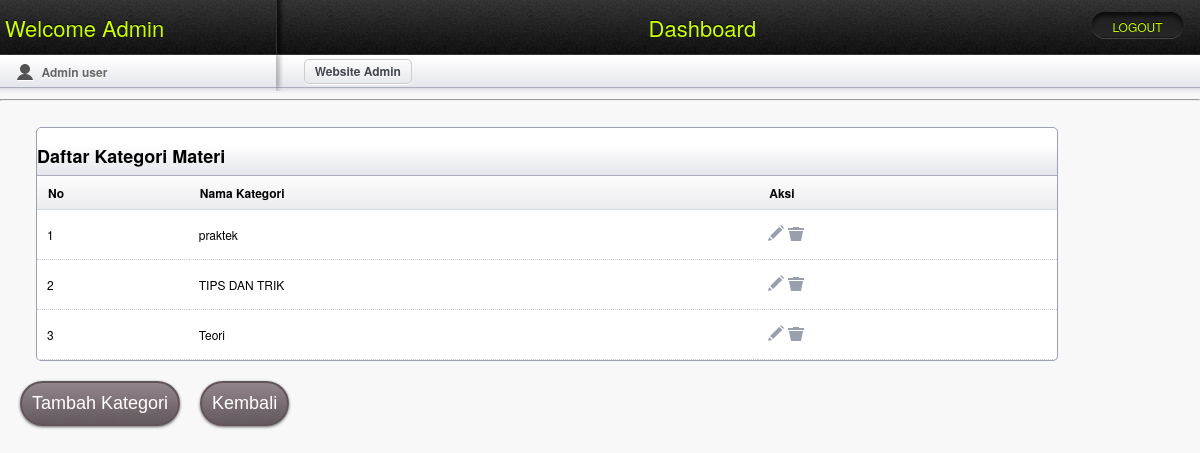
/admin/act_kategori.php, run on the app's committed database.
### tables this page shows
CREATE TABLE IF NOT EXISTS `category` (
  `id` int(11) NOT NULL auto_increment,
  `category` varchar(30) NOT NULL,
  PRIMARY KEY  (`id`)
);

### admin/act_kategori.php (the view, shortened to what this page needs)
<!doctype html>
<html lang="en">
<head>
	<link rel="stylesheet" href="css/layout.css" type="text/css" media="screen" />
</head>
<body>
	<header id="header">
		<hgroup>
			<h1 class="site_title"><a href="admin.php">Welcome Admin</a></h1>
			<h2 class="section_title">Dashboard</h2><div class="btn_view_site"><a href="../logout.php">LOGOUT</a></div>
		</hgroup>
	</header>
	<section id="secondary_bar">
		<div class="user">
			<p>Admin user</p>
		</div>
		<div class="breadcrumbs_container">
			<article class="breadcrumbs"><a href="#">Website Admin</a></article>
		</div>
	</section>
	<aside class="column">
		<hr/>
<?php
	switch($_GET['do']){
	default: ?>
		<article class="module width_3_quarter">
		<header><h2 class="tabs_involved">Daftar Kategori Materi</h2></header>
		<div id="tab1" class="tab_content" style="display: block;">
		<table class="tablesorter" cellspacing="0">
		<thead>
		<tr><th class="header">No</th><th class="header">Nama Kategori</th><th class="header">Aksi</th></tr></thead>
		<tbody>
	<?php
		$sql = mysql_query("SELECT *FROM category ORDER BY id DESC");
		$no = 1;
		while ($r=mysql_fetch_array($sql)){ ?>
		<tr><td><?php echo $no; ?></td>
			<td><?php echo $r['category']; ?></td>
			<td><a href="?act=category&do=editkategori&id=<?php echo $r['id']; ?>"><img src="images/icn_edit.png" /></a>
				<a href="aksi.php?act=category&domateri=hapus&id=<?php echo $r['id']; ?>"><img src="images/icn_trash.png" /></a>
			</td>
		</tr>
		<?php $no++; } ?>
		</tbody>
	</table>
	</div>
	</article><br class="clear" />
			<input class="button" type="button" align="left"value="Tambah Kategori" onClick=location.href="?act=category&do=addkategori">
			<input class="button" type="button" align="right"value="Kembali" onClick=location.href="admin.php">
<br class="clear" />
<?php break; ?>
<?php break; } ?>
</aside>
	</body>
</html>

### admin/css/layout.css (style rules this page uses)
html, div, map, dt, isindex, form, header, aside, section, section, article, footer { display: block; }
.button { margin-top: 20px; margin-left: 20px; float: left; font-family: Arial; color: #ffffff; font-size: 18px; padding: 10px; text-decoration: none; -webkit-border-radius: 28px; -moz-border-radius: 28px; -webkit-box-shadow: 0px 1px 3px #666666; -moz-box-shadow: 0px 1px 3px #666666; text-shadow: 10px 15px 11px #666666; border: solid #61555b 2px; background: -webkit-gradient(linear, 0 0, 0 100%, from(#91868b), to(#66595f)); background: -moz-linear-gradient(top, #91868b, #66595f); -ms-filter: progid:DXImageTransform.Microsoft.gradient(startColorStr=#91868b, endColorStr=#66595f); filter: progid:DXImageTransform.Microsoft.gradient(startColorStr=#91868b, endColorStr=#66595f); display:inline-block; }
in html, body { height: 100%; margin: 0; padding: 0; font-family: "Helvetica Neue", Helvetica, Arial, Verdana, sans-serif; background: #F8F8F8; font-size: 12px; }
a:link, a:visited { color: #77BACE; text-decoration: none; }
header#header { height: 55px; width: 100%; background: #222222 url(../images/header_bg.png) repeat-x; }
header#header h1.site_title, header#header h2.section_title { float: left; margin: 0; font-size: 22px; display: block; width: 23%; height: 55px; font-weight: normal; text-align: left; text-indent: 1.8%; line-height: 55px; color: #ccff00; text-shadow: 0 -1px 0 #000; }
header#header h1.site_title a { color: #ccff00; text-decoration: none; }
header#header h2.section_title { text-align: center; text-indent: 4.5%; width: 68%; background: url(../images/header_shadow.png) no-repeat left top; }
.btn_view_site { float: left; width: 9%; }
.btn_view_site a { display: block; margin-top: 12px; width: 91px; height: 27px; background: url(../images/btn_view_site.png) no-repeat; text-align: center; line-height: 29px; color: #ccff00; text-decoration: none; text-shadow: 0 -1px 0 #000; }
section#secondary_bar { height: 38px; width: 100%; background: #F1F1F4 url(../images/secondary_bar.png) repeat-x; }
section#secondary_bar .user { float: left; width: 23%; height: 38px; }
.user p { margin: 0; padding: 0; color: #666666; font-weight: bold; display: block; float: left; width: 85%; height: 35px; line-height: 35px; text-indent: 25px; text-shadow: 0 1px 0 #fff; background: url(../images/icn_user.png) no-repeat center left; margin-left: 6%; }
section#secondary_bar .breadcrumbs_container { float: left; width: 77%; background: url(../images/secondary_bar_shadow.png) no-repeat left top; height: 38px; }
article.breadcrumbs { float: left; padding: 0 10px; border: 1px solid #ccc; -webkit-border-radius: 5px; -moz-border-radius: 5px; border-radius: 5px; -webkit-box-shadow: 0 1px 0 #fff; -moz-box-shadow: 0 1px 0 #fff; box-shadow: 0 1px 0 #fff; height: 23px; margin: 4px 3%; }
.breadcrumbs a { display: inline-block; float: left; height: 24px; line-height: 23px; }
.breadcrumbs a:link, .breadcrumbs a:visited { color: #44474F; text-decoration: none; text-shadow: 0 1px 0 #fff; font-weight: bold; }
.module { border: 1px solid #9BA0AF; width: 100%; margin: 20px 3% 0 3%; margin-top: 20px; -webkit-border-radius: 5px; -moz-border-radius: 5px; border-radius: 5px; background: #ffffff; }
.module header { height: 38px; width: 100%; background: #F1F1F4 url(../images/secondary_bar.png) repeat-x; -webkit-border-top-left-radius: 5px; -webkit-border-top-right-radius: 5px; -moz-border-radius-topleft: 5px; -moz-border-radius-topright: 5px; border-top-left-radius: 5px; border-top-right-radius: 5px; }
.width_3_quarter { width: 85%; margin-right: 0; float: left; }
.tablesorter { width: 100%; margin: -5px 0 0 0; }
.tablesorter td { margin: 0; padding: 0; border-bottom: 1px dotted #ccc; }
.tablesorter thead tr { height: 34px; background: url(../images/table_sorter_header.png) repeat-x; text-align: left; text-indent: 10px; cursor: pointer; }
.tablesorter td { padding: 15px 10px; }

### data on the page
category: category "praktek"
category: category "TIPS DAN TRIK"
category: category "Teori"
